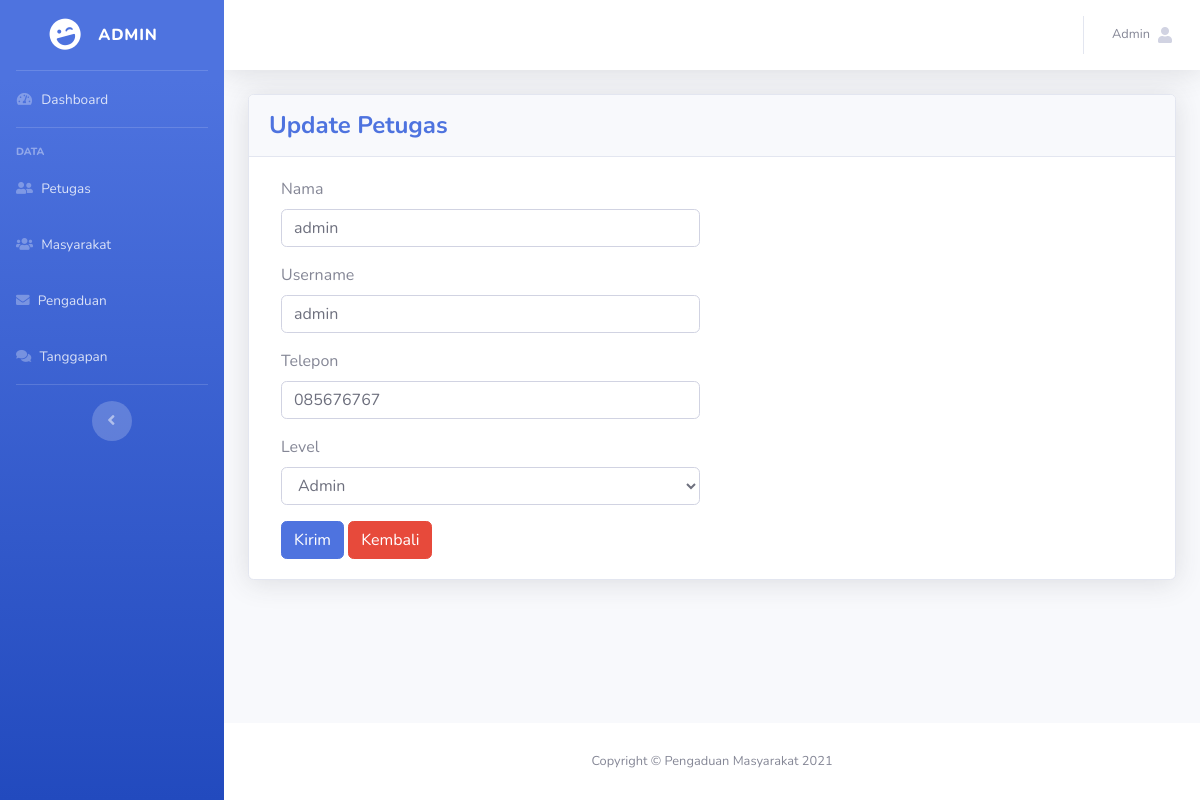
Screenshot of /admin/index.php?f=petugas&p=ubah&id=13 (signed in) with the database file from the repository.
### tables this page shows
CREATE TABLE `petugas` (
  `id_petugas` int(11) NOT NULL,
  `nama_petugas` varchar(35) NOT NULL,
  `username` varchar(25) NOT NULL,
  `password` varchar(255) NOT NULL,
  `telp` varchar(13) NOT NULL,
  `level` enum('admin','petugas') NOT NULL
);

### db_controller.php (called while the page is built, shortened)
<?php
class DB
{
    private $host = "localhost";
    private $user = "root";
    private $password = "";
    private $db_name = "ukk_rpl_2021";
    private $koneksi;
    public function __construct()
    {
        $this->koneksi = $this->koneksiDatabase();
    }
    public function koneksiDatabase()
    {
        $koneksi = mysqli_connect($this->host, $this->user, $this->password, $this->db_name);
        return $koneksi;
    }
    public function getItem($sql)
    {
        $result = mysqli_query($this->koneksi, $sql);
        $row = mysqli_fetch_assoc($result);
        return $row;
    }
}

### petugas/ubah.php (the view, shortened to what this page needs)
<?php
    require_once "../db_controller.php";
    $db = new DB;
    if(isset($_GET['id']))
    {
        $id = $_GET["id"];
        $sql = "SELECT * FROM petugas WHERE id_petugas = $id";
        $row = $db->getItem($sql);
    }
?>
<div class="card shadow">
    <div class="card-header py-3">
        <h4 class="m-0 font-weight-bold text-primary">Update Petugas</h4>
    </div>
    <div class="card-body">
    <form method="POST" >
        <div class="col-md-6">
            <div class="form-group">
                <label for="nama_petugas">Nama</label>
                <input type="text" class="form-control" value="<?= $row['nama_petugas']?>" name="nama_petugas" autofocus id="nama_petugas" required>
            </div>
        </div>
        <div class="col-md-6">
            <div class="form-group">
                <label for="username">Username</label>
                <input type="text" class="form-control" name="username" value="<?= $row['username']?>" id="username" required>
            </div>
        </div>
        <div class="col-md-6">
            <div class="form-group">
                <label for="telp">Telepon</label>
                <input type="text" class="form-control" name="telp" value="<?= $row['telp']?>"  id="telp" required>
            </div>
        </div>
        <div class="col-md-6">
            <div class="form-group">
                <label for="level">Level</label>
                <select name="level" id="level" value="<?= $row['level']?>" class="form-control" required>
                    <?php
                        if($row["level"] == "petugas")
                        {
                            echo '
                                <option value="petugas" selected>Petugas</option>
                                <option value="admin">Admin</option>
                            ';
                        }else{
                            echo '
                                <option value="admin" selected>Admin</option>
                                <option value="petugas">Petugas</option>
                            ';
                        }
                    ?>
                </select>
            </div>
        </div>
        <div class="col-md-6">
            <button type="submit" class="btn btn-primary" name="submit">Kirim</button>
            <a role="button" href="?f=petugas&p=index" class="btn btn-danger">Kembali</a>
        </div>
    </form>
    </div>
</div>

### rows the page displays
petugas: nama_petugas "admin", username "admin", telp "085676767", level "Admin"

### other values shown
$_SESSION["level"] "ADMIN"
$_SESSION["username"] "Admin"
